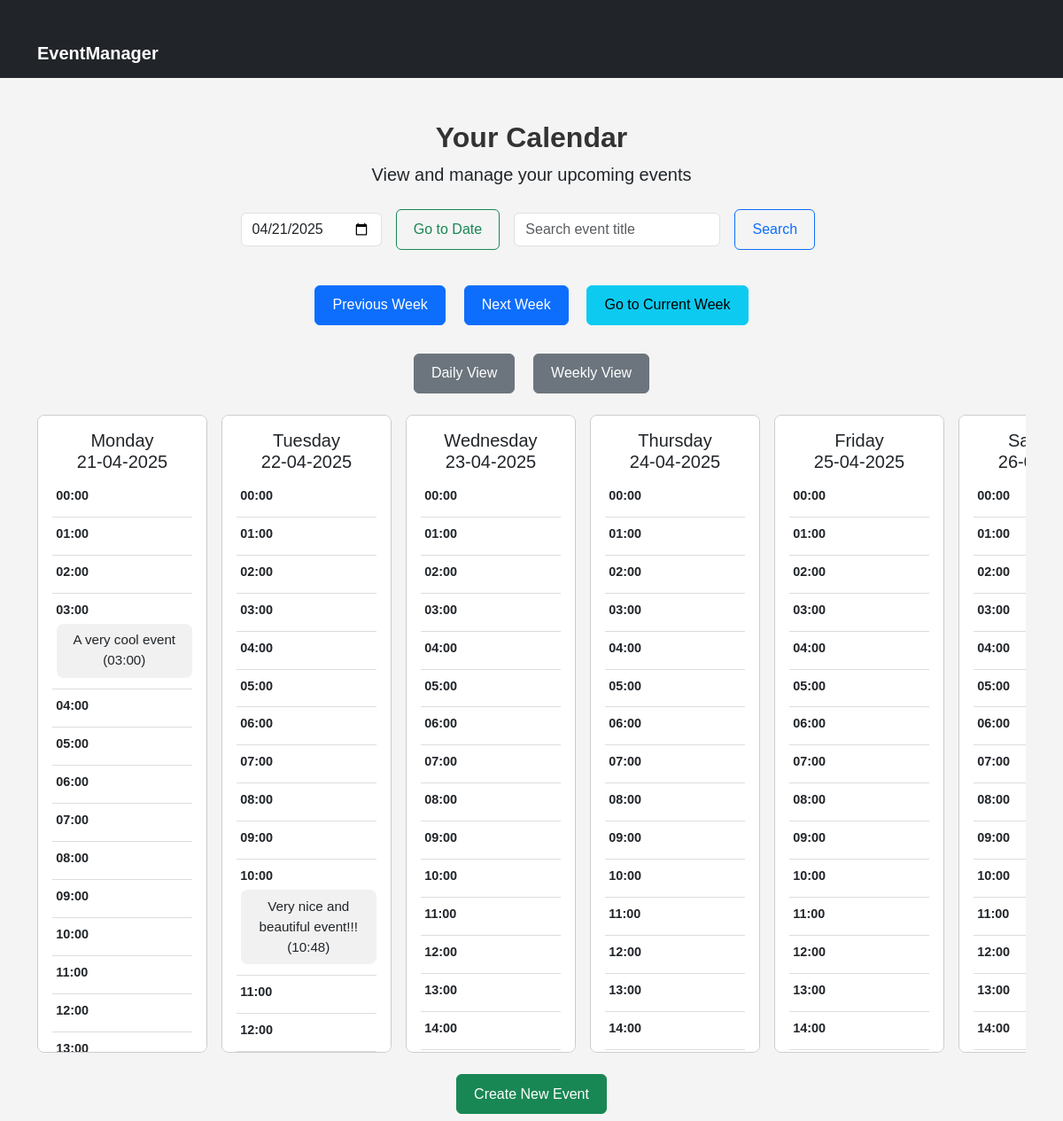
/events?direction=prev&view=weekly (signed in), run on the app's committed database.
### main.py (models this page shows)
class Event(db.Model):
    id = db.Column(db.Integer, primary_key=True)
    title = db.Column(db.String(100), nullable=False)
    date = db.Column(db.String(10), nullable=False)
    time = db.Column(db.String(5), nullable=False)
    description = db.Column(db.String(255), nullable=True)
    location = db.Column(db.String(255), nullable=True)
    user_id = db.Column(db.Integer, db.ForeignKey('user.id'), nullable=False)
    user = db.relationship('User', backref=db.backref('events', lazy=True))

### main.py (the view, shortened to what this page needs)
@app.route('/events', methods=['GET'])
def events():
    today = datetime.today()
    view = request.args.get('view', 'weekly')
    direction = request.args.get('direction', 'current')
    jump_to_date = request.args.get('jump_to_date')
    search_event = request.args.get('search_event')
    if 'current_day' in session:
        try:
            current_day = datetime.strptime(session['current_day'], '%d.%m.%Y')
        except ValueError:
            current_day = today
    else:
        current_day = today
    if view == 'weekly':
        if jump_to_date:
            start_of_week = current_day - timedelta(days=current_day.weekday())
            end_of_week = start_of_week + timedelta(days=6)
        else:
            start_of_week = session.get('start_of_week')
            end_of_week = session.get('end_of_week')
            if not start_of_week or not end_of_week:
                start_of_week = current_day - timedelta(days=current_day.weekday())
                end_of_week = start_of_week + timedelta(days=6)
            if isinstance(start_of_week, str):
                start_of_week = datetime.strptime(start_of_week, '%d.%m.%Y')
            if isinstance(end_of_week, str):
                end_of_week = datetime.strptime(end_of_week, '%d.%m.%Y')
            if direction == 'prev':
                start_of_week -= timedelta(weeks=1)
                end_of_week -= timedelta(weeks=1)
                current_day = start_of_week
            elif direction == 'next':
                start_of_week += timedelta(weeks=1)
                end_of_week += timedelta(weeks=1)
                current_day = start_of_week
            elif direction == 'current':
                start_of_week = today - timedelta(days=today.weekday())
                end_of_week = start_of_week + timedelta(days=6)
                current_day = today
        session['start_of_week'] = start_of_week.strftime('%d.%m.%Y')
        session['end_of_week'] = end_of_week.strftime('%d.%m.%Y')
        session['current_day'] = current_day.strftime('%d.%m.%Y')
        week_days = []
        for i in range(7):
            day = start_of_week + timedelta(days=i)
            day_events = Event.query.filter_by(
                user_id=session['user_id']
            ).filter(Event.date == day.strftime('%Y-%m-%d')).all()
            week_days.append({
                'name': day.strftime('%A'),
                'date': day.strftime('%d-%m-%Y'),
                'events': day_events
            })
        return render_template(
            'events.html',
            week_days=week_days,
            view=view,
            current_date=current_day.strftime('%d.%m.%Y'),
            start_of_week=start_of_week.strftime('%d.%m.%Y'),
            end_of_week=end_of_week.strftime('%d.%m.%Y'),
            preset=start_of_week.strftime('%Y-%m-%d')
        )

### templates/events.html (shortened to what this page needs)
{% extends "base.html" %}
{% block content %}
<div class="text-center">
    <h2 class="fw-bold">Your Calendar</h2>
    <p class="lead">View and manage your upcoming events</p>
    <form method="GET" action="{{ url_for('events') }}" class="mb-4 d-flex justify-content-center align-items-center gap-2 flex-wrap">
        <input type="date" name="jump_to_date" class="form-control w-auto" value="{{ preset }}" required>
        <button type="submit" class="btn btn-outline-success">Go to Date</button>
        <input type="text" name="search_event" class="form-control w-auto" placeholder="Search event title">
        <button type="submit" class="btn btn-outline-primary">Search</button>
    </form>
    <div class="mb-3">
        <a href="{{ url_for('events', direction='prev', view=view) }}" class="btn btn-primary">Previous Week</a>
        <a href="{{ url_for('events', direction='next', view=view) }}" class="btn btn-primary">Next Week</a>
        <a href="{{ url_for('events', direction='current', view=view) }}" class="btn btn-info">Go to Current Week</a>
    </div>
    <div class="mb-3">
        <a href="{{ url_for('events', view='daily', direction='current') }}" class="btn btn-secondary">Daily View</a>
        <a href="{{ url_for('events', view='weekly', direction='current') }}" class="btn btn-secondary">Weekly View</a>
    </div>
    {% if view == 'weekly' %}
    <div class="d-flex justify-content-center">
        <div class="calendar-week">
            {% for day in week_days %}
            <div class="calendar-day col">
                <h5 class="text-center">{{ day.name }}<br>{{ day.date }}</h5>
                <div class="calendar-day-content">
                    {% for hour in range(24) %}
                    <div class="time-slot">
                        <div class="time-label">{{ '{:02d}:00'.format(hour) }}</div>
                        {% for event in day.events %}
                            {% set event_hour = event.time.split(":")[0]|int %}
                            {% set event_minute = event.time.split(":")[1]|int %}
                            {% if event_hour == hour %}
                            <div class="event" onclick="showEventModal('{{ event.id }}')">
                                <span>{{ event.title }} ({{ event.time }})</span>
                            </div>
                            {% endif %}
                        {% endfor %}
                    </div>
                    {% endfor %}
                </div>
            </div>
            {% endfor %}
        </div>
    </div>
    {% endif %}
    <a href="{{ url_for('Create_Event') }}" class="btn btn-success mt-4">Create New Event</a>
</div>
{% endblock %}

### static/style.css (style rules this page uses)
body { background-color: #f4f4f4; font-family: Arial, sans-serif; }
h2 { color: #333; }
button { font-size: 1.125em; border-radius: 0.3125em; }
.event { background-color: #f1f1f1; padding: 0.5em; border-radius: 0.3125em; font-size: 0.75em; }

### templates/events.html (style rules this page uses)
.calendar-week { display: grid; grid-template-columns: repeat(7, 1fr); gap: 1rem; justify-items: center; width: 100%; overflow-x: auto; }
.calendar-day { border: 1px solid #ccc; border-radius: 0.5em; padding: 1em; height: 100%; max-height: 90vh; overflow-y: auto; width: 100%; min-width: 12em; flex-shrink: 0; background-color: #fff; }
.time-slot { border-bottom: 1px solid #ddd; padding: 0.5em 0; }
.time-label { font-weight: bold; margin-bottom: 0.3em; text-align: left; padding-left: 0.3em; font-size: 0.9rem; }
.event { background-color: #f1f1f1; padding: 0.5em 0.75em; border-radius: 0.5em; margin: 0.3em 0 0.3em 0.3em; word-break: break-word; white-space: normal; overflow-wrap: break-word; cursor: pointer; font-size: 0.95rem; }
.btn { margin: 0.5em; padding: 0.6em 1.2em; font-size: 1rem; }

### data on the page
Event: title "A very cool event", time "03:00"
Event: title "Very nice and beautiful event!!!", time "10:48"

### other printed values
{{ day.name }} "Monday" "Tuesday" "Wednesday" "Thursday" "Friday"
{{ day.date }} "21-04-2025" "22-04-2025" "23-04-2025" "24-04-2025" "25-04-2025"
{{ '{:02d}:00'.format(hour) }} "00:00" "01:00" "02:00" "03:00" "04:00" "05:00" "06:00" "07:00" "08:00" "09:00" "10:00" "11:00" "12:00" "13:00" "00:00" "01:00" "02:00" "03:00" "04:00" "05:00" "06:00" "07:00" "08:00" "09:00" "10:00" "11:00" "12:00" "00:00" "01:00" "02:00" "03:00" "04:00" "05:00" "06:00" "07:00" "08:00" "09:00" "10:00" "11:00" "12:00" "13:00" "14:00" "00:00" "01:00" "02:00" "03:00" "04:00" "05:00" "06:00" "07:00" "08:00" "09:00" "10:00" "11:00" "12:00" "13:00" "14:00" "00:00" "01:00" "02:00" "03:00" "04:00" "05:00" "06:00" "07:00" "08:00" "09:00" "10:00" "11:00" "12:00" "13:00" "14:00" "00:00" "01:00" "02:00" "03:00" "04:00" "05:00" "06:00" "07:00" "08:00" "09:00" "10:00" "11:00" "12:00" "13:00" "14:00"
